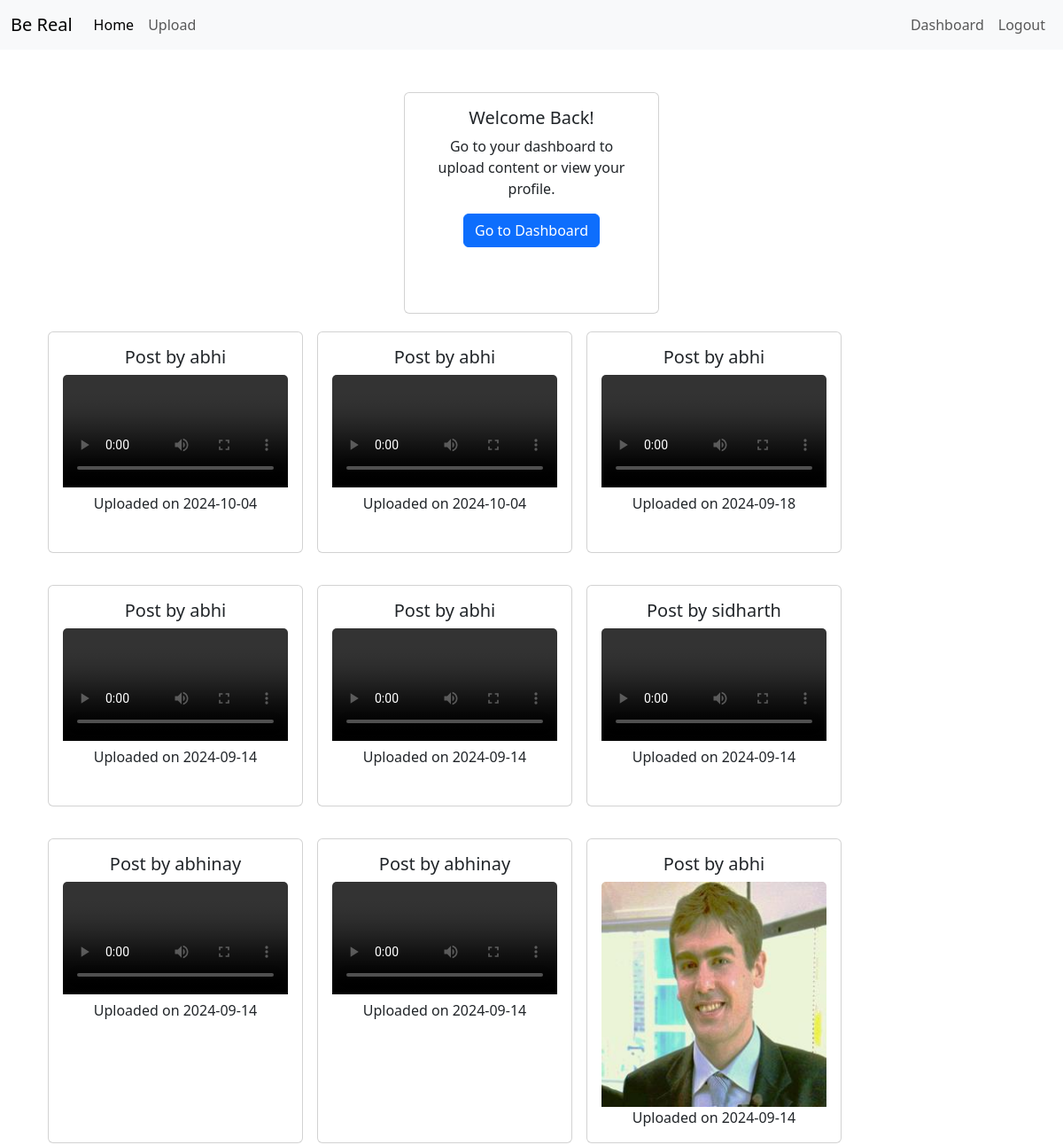
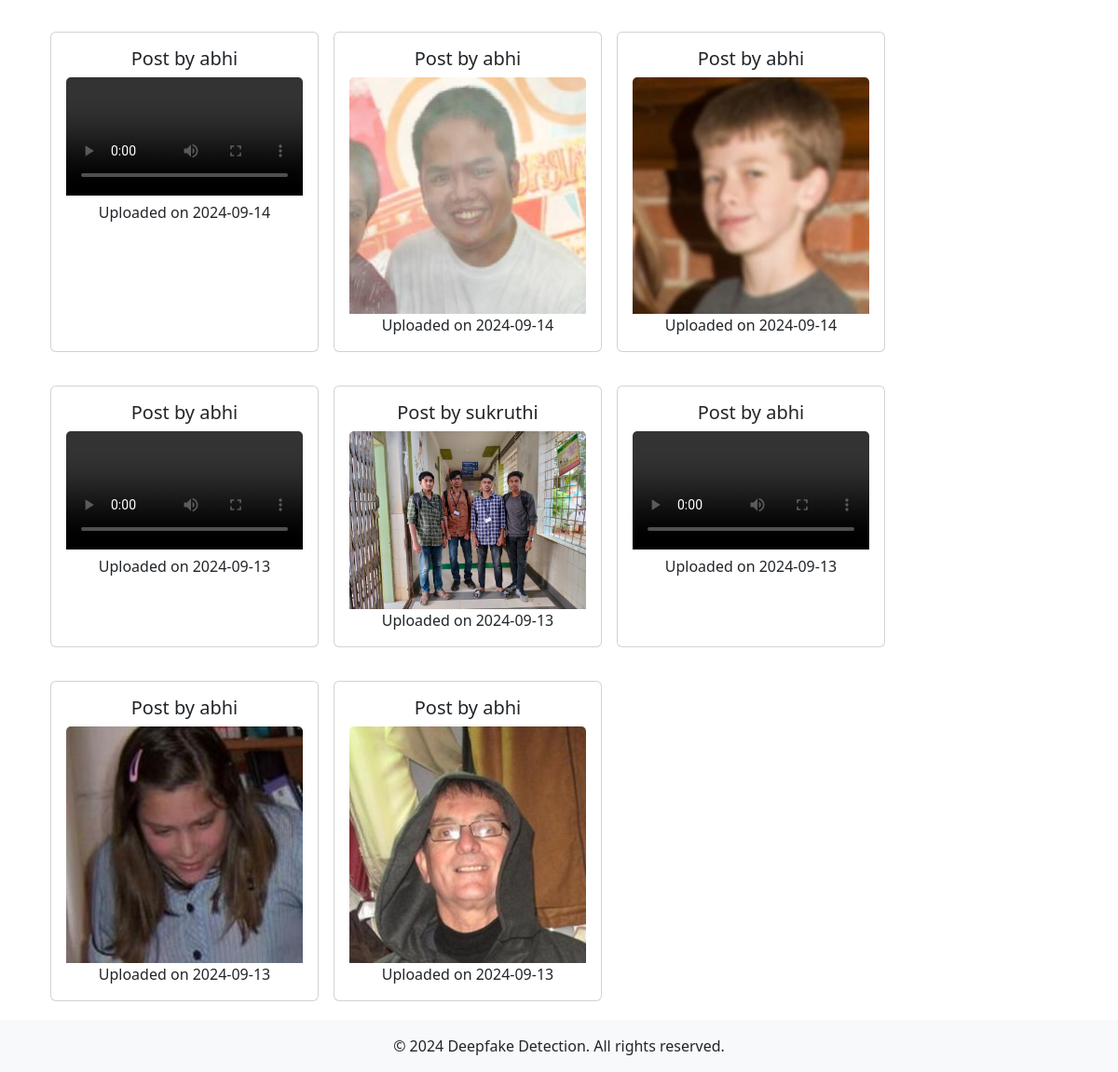
Screenshot of / (signed in) with the database file from the repository (2 pictures, top to bottom).
### app.py (models this page shows)
class Post(db.Model):
    id = db.Column(db.Integer, primary_key=True)
    user_id = db.Column(db.Integer, db.ForeignKey('user.id'), nullable=False)
    file_path = db.Column(db.String, nullable=False)
    file_type = db.Column(db.String(10), nullable=False)
    upload_time = db.Column(db.DateTime, default=datetime.utcnow)
    is_deepfake = db.Column(db.Boolean, nullable=False)
    confidence = db.Column(db.Float, nullable=False)

class User(db.Model):
    id = db.Column(db.Integer, primary_key=True)
    username = db.Column(db.String(80), nullable=False, unique=True)
    email = db.Column(db.String(120), nullable=False, unique=True)
    password = db.Column(db.String(120), nullable=False)
    profile_pic = db.Column(db.String, nullable=True)
    joined_at = db.Column(db.DateTime, default=datetime.utcnow)

### app.py (the view)
@app.route('/')
def home():
    if 'user_id' in session:
        logged_in = True
        posts = db.session.query(Post, User.username).join(User, Post.user_id == User.id).all()
        posts[:]=posts[::-1]
    else:
        logged_in = False
        posts = []  # No posts to show if not logged in
    return render_template('home.html', logged_in=logged_in, posts=posts)

### templates/home.html (shortened to what this page needs)
{% extends 'base.html' %}
{% block content %}
<div class="container mt-4">
    <div class="row justify-content-center">
        {% if logged_in %}
        <div class="card text-center equal-height" style="width: 18rem;">
            <div class="card-body">
                <h5 class="card-title" >Welcome Back!</h5>
                <p class="card-text">Go to your dashboard to upload content or view your profile.</p>
                <a href="{{ url_for('dashboard') }}" class="btn btn-primary">Go to Dashboard</a>
            </div>
        </div>
        <div class="post-container">
            {% for post, username in posts %}
            <div class="card text-center equal-height">
                <div class="card-body">
                    <h5 class="card-title">Post by {{ username }}</h5>
                    {% if post.file_path.rsplit('.', 1)[1].lower() in ['jpg', 'jpeg', 'png', 'gif'] %}
                    <img src="static\uploads\{{post.file_path[15:]}}" class="card-img-top" alt="Post Image">
                    {% elif post.file_path.rsplit('.', 1)[1].lower() in ['mp4', 'avi', 'mov'] %}
                    <video controls class="card-img-top" preload="auto">
                        <source src="static\uploads\{{post.file_path[15:]}}" type="video/{{ post.file_type }}">
                    </video>
                    {% endif %}
                    <p class="card-text">Uploaded on {{ post.upload_time.strftime('%Y-%m-%d') }}</p>
                </div>
            </div>
            {% endfor %}
        </div>
        {% endif %}
    </div>
</div>
{% endblock %}

### templates/base.html (shortened to what this page needs)
<!DOCTYPE html>
<html lang="en">
<head>
    <link href="https://cdn.jsdelivr.net/npm/bootstrap@5.3.3/dist/css/bootstrap.min.css" rel="stylesheet">
</head>
<body>
    <nav class="navbar navbar-expand-lg bg-body-tertiary">
        <div class="container-fluid">
            <a class="navbar-brand" href="{{url_for('home')}}">Be Real</a>
            <div class="collapse navbar-collapse" id="navbarSupportedContent">
                <ul class="navbar-nav me-auto mb-2 mb-lg-0">
                    <li class="nav-item">
                        <a class="nav-link active" aria-current="page" href="{{ url_for('home') }}">Home</a>
                    </li>
                    <li class="nav-item">
                        <a class="nav-link" href="{{ url_for('upload') }}">Upload</a>
                    </li>
                </ul>
                <ul class="navbar-nav ml-auto">
                    {% if 'user_id' in session %}
                    <li class="nav-item">
                        <a class="nav-link" href="{{ url_for('dashboard') }}">Dashboard</a>
                    </li>
                    <li class="nav-item">
                        <a class="nav-link" href="{{ url_for('logout') }}">Logout</a>
                    </li>
                    {% endif %}
                </ul>
            </div>
        </div>
    </nav>
    <main class="container mt-4">
        {% block content %}
        {% endblock %}
    </main>
    <footer class="bg-light py-3">
        <div class="container">
            <p class="text-center mb-0">&copy; 2024 Deepfake Detection. All rights reserved.</p>
        </div>
    </footer>
</body>
</html>

### templates/home.html (style rules this page uses)
.equal-height { width: 18rem; display: flex; flex-direction: column; justify-content: space-between; min-height: 250px; margin-bottom: 20px; }
.post-container { display: flex; flex-wrap: wrap; gap: 1rem; }
.card-img-top { width: 100%; height: auto; }
video.card-img-top { width: 100%; height: auto; }

### rows the page displays
Post: username "abhi", upload_time "2024-10-04"
Post: username "abhi", upload_time "2024-10-04"
Post: username "abhi", upload_time "2024-09-18"
Post: username "abhi", upload_time "2024-09-14"
Post: username "abhi", upload_time "2024-09-14"
Post: username "sidharth", upload_time "2024-09-14"
Post: username "abhinay", upload_time "2024-09-14"
Post: username "abhinay", upload_time "2024-09-14"
Post: username "abhi", shows a picture, upload_time "2024-09-14"
Post: username "abhi", upload_time "2024-09-14"
Post: username "abhi", shows a picture, upload_time "2024-09-14"
Post: username "abhi", shows a picture, upload_time "2024-09-14"
Post: username "abhi", upload_time "2024-09-13"
Post: username "sukruthi", shows a picture, upload_time "2024-09-13"
Post: username "abhi", upload_time "2024-09-13"
Post: username "abhi", shows a picture, upload_time "2024-09-13"
Post: username "abhi", shows a picture, upload_time "2024-09-13"
